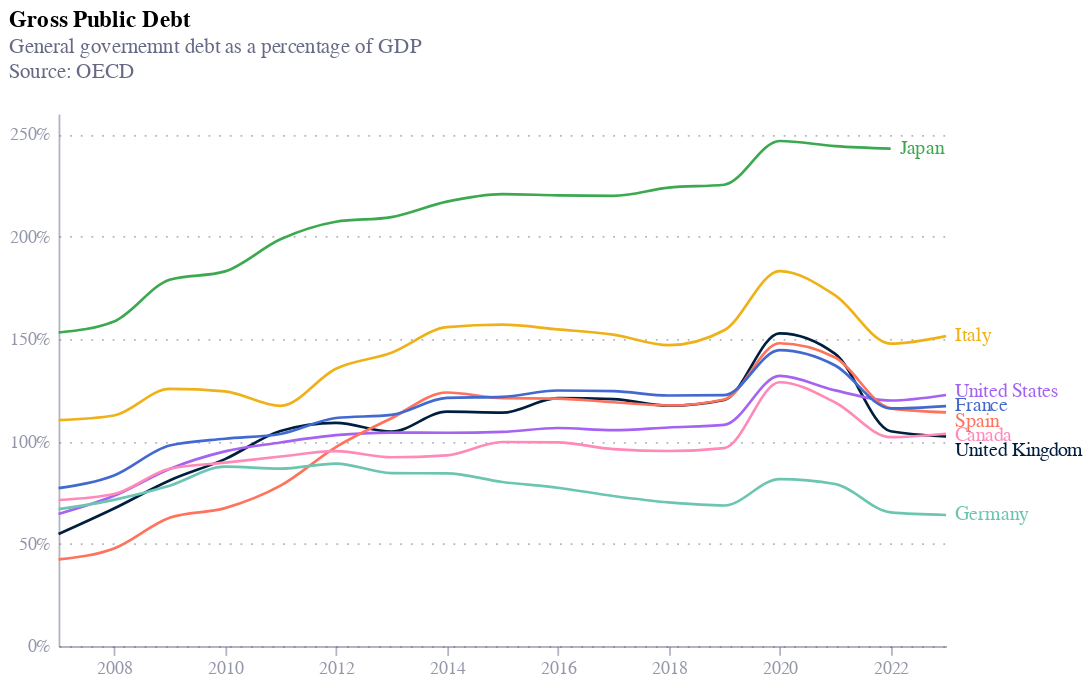

Notebook code cell kept with this figure:
### Code cell
chart = alt.Chart(df).mark_line(interpolate="monotone").encode(
    x=alt.X('date:T', title=''),
    y=alt.Y('value:Q', title='', axis=alt.Axis(labelExpr="format(datum.value,',') + '%'")),
    color=alt.Color('country:N', legend=None, scale=alt.Scale(domain=["United Kingdom", "France", "Italy", "Spain", "Germany", "Japan", "Canada", "United States"], range=["#001f3f", "#4269d0", "#efb118", "#ff725c", "#6cc5b0", "#3ca951", "#ff8ab7", "#a463f2", "#97bbf5", "#9c6b4e"] 
    )),
    size=alt.condition(
        alt.datum.country == " United Kingdom",
        alt.value(1.5),  
        alt.value(1.5)  
    ),
    strokeDash=alt.condition(
        alt.datum.country == " United Kingdom",
        alt.value([0]),
        alt.value([0])   
    )
).properties(
    width=500,
    height=300,
    title={
        "text": "Gross Public Debt",
        "anchor": "start",
        "subtitle": [ "General governemnt debt as a percentage of GDP", "Source: OECD", ""],
        "subtitleColor": "#676A86"})

points = alt.Chart(df).mark_point(filled=True, size=30).encode(
    x=alt.X('date:T'),
    y=alt.Y('value:Q'),
    color=alt.Color('country:N', legend=None)
)

text = alt.Chart(df).mark_text(
    align='left',
    dx=5,
    dy={
            "expr": "datum.country == 'United States' ? -2 : datum.country == 'Canada' ? 1 : datum.country == 'Spain' ? 5 : datum.country == 'United Kingdom' ? 8 : 0"
          }
).encode(
    alt.X('date:T', aggregate='max'),
    alt.Y('value:Q', aggregate={'argmax': 'date'}),
    text='country:N',
    color = 'country:N'
)  


chart2 = chart + text 
chart2

### Figure 1 — Vega-Lite specification as saved in the notebook (floating-point values rounded to 4 significant figures; data arrays with more than 128 entries replaced by an {"elided": "..."} marker saying what was removed)
{"config": {"font": "Circular Std", "mark": {"line": {"interpolate": "monotone"}}, "view": {"stroke": "transparent", "width": 400, "height": 300}, "range": {"category": ["#36B7B4", "#E6224B", "#F4C245", "#0063AF", "#00A767", "#179FDB", "#EB5C2E"], "diverging": ["#E6224B", "#E54753", "#C9C9C9", "#179FDB", "#122B39"], "heatmap": ["#C9C9C9", "#179FDB", "#0063AF", "#122B39"], "ordinal": ["#00A767", "#36B7B4", "#179FDB", "#0063AF", "#243B5A"]}, "axisX": {"domainColor": "#676A86", "domainOpacity": 0.5, "grid": false, "labelAngle": 0, "labelColor": "#676A86", "labelOpacity": 0.7, "orient": "bottom", "tickColor": "#676A86", "tickCount": 10, "tickOpacity": 0.5, "title": false, "titleAlign": "center", "titleAnchor": "middle", "titleColor": "#676A86", "titleFontSize": 12, "titleOpacity": 0.8, "titleY": -15}, "axisY": {"domainColor": "#676A86", "domainOpacity": 0.5, "gridColor": "#676A86", "gridDash": [1, 5], "gridOpacity": 0.5, "labelColor": "#676A86", "labelOpacity": 0.7, "labelPadding": 5, "tickColor": "#676A86", "tickCount": 8, "tickOpacity": 0.5, "ticks": false, "titleAlign": "left", "titleAngle": 0, "titleBaseline": "bottom", "titleColor": "#676A86", "titleFontSize": 12, "titleOpacity": 0.8, "titleX": 0, "titleY": -7}}, "layer": [{"mark": {"type": "line", "interpolate": "monotone"}, "encoding": {"color": {"field": "country", "legend": null, "scale": {"domain": ["United Kingdom", "France", "Italy", "Spain", "Germany", "Japan", "Canada", "United States"], "range": ["#001f3f", "#4269d0", "#efb118", "#ff725c", "#6cc5b0", "#3ca951", "#ff8ab7", "#a463f2", "#97bbf5", "#9c6b4e"]}, "type": "nominal"}, "size": {"condition": {"test": "(datum.country === ' United Kingdom')", "value": 1.5}, "value": 1.5}, "strokeDash": {"condition": {"test": "(datum.country === ' United Kingdom')", "value": [0]}, "value": [0]}, "x": {"field": "date", "title": "", "type": "temporal"}, "y": {"axis": {"labelExpr": "format(datum.value,',') + '%'"}, "field": "value", "title": "", "type": "quantitative"}}, "title": {"text": "Gross Public Debt", "anchor": "start", "subtitle": ["General governemnt debt as a percentage of GDP", "Source: OECD", ""], "subtitleColor": "#676A86"}}, {"mark": {"type": "text", "align": "left", "dx": 5, "dy": {"expr": "datum.country == 'United States' ? -2 : datum.country == 'Canada' ? 1 : datum.country == 'Spain' ? 5 : datum.country == 'United Kingdom' ? 8 : 0"}}, "encoding": {"color": {"field": "country", "type": "nominal"}, "text": {"field": "country", "type": "nominal"}, "x": {"aggregate": "max", "field": "date", "type": "temporal"}, "y": {"aggregate": {"argmax": "date"}, "field": "value", "type": "quantitative"}}}], "data": {"name": "data-08186d263e959ed23cb533f8abf79086"}, "height": 300, "width": 500, "$schema": "https://vega.github.io/schema/vega-lite/v5.17.0.json", "datasets": {"data-08186d263e959ed23cb533f8abf79086": {"elided": "135 records"}}}
